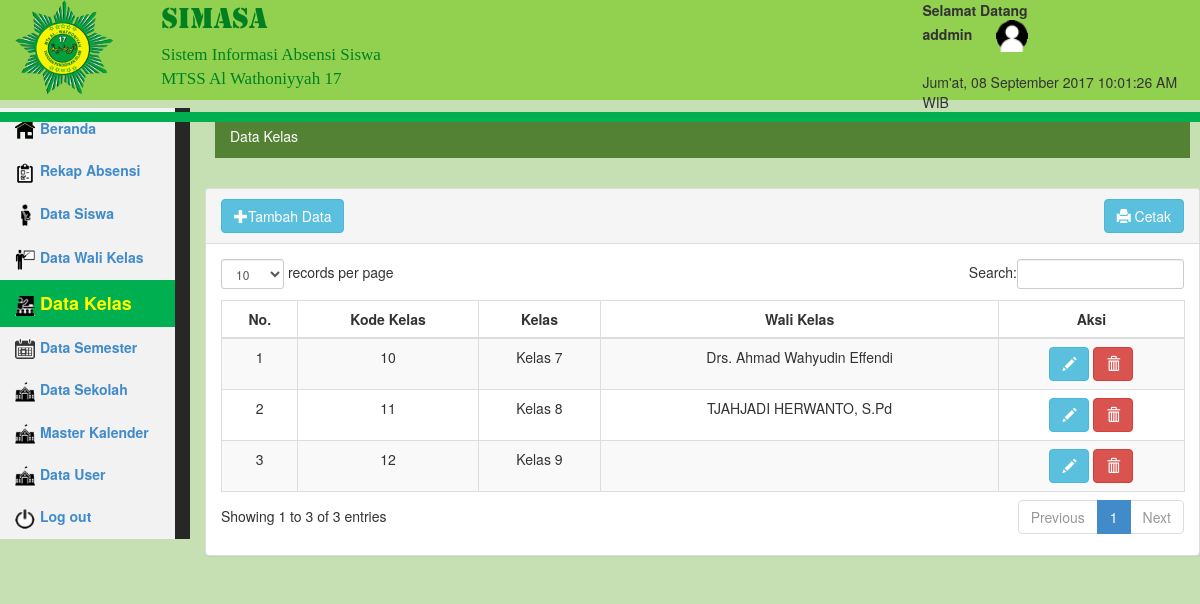
The app's page /media.php?module=kelas (signed in) with its own data.
### tables this page shows
CREATE TABLE `kelas` (
  `idk` int(10) NOT NULL AUTO_INCREMENT,
  `id_kelas` int(10) NOT NULL,
  `nama_kelas` varchar(50) NOT NULL,
  `idw` int(11) DEFAULT NULL,
  PRIMARY KEY (`idk`),
  KEY `idk` (`idk`)
);

CREATE TABLE `wali_kelas` (
  `idw` int(10) NOT NULL AUTO_INCREMENT,
  `nip` varchar(50) NOT NULL,
  `nama` varchar(100) NOT NULL,
  `jk` varchar(3) NOT NULL,
  `alamat` text NOT NULL,
  `email` text,
  `idk` int(10) NOT NULL,
  `idu` int(11) DEFAULT NULL,
  `pass` text NOT NULL,
  PRIMARY KEY (`idw`),
  KEY `idk` (`idk`)
);

### module/kelas/kelas_data.php (the view, shortened to what this page needs)
<link rel="stylesheet" href="css/beranda.css">
<div class="row" style="margin:10px">
   <div id="">
        <ol class="breadcrumb">
            <li class="link_breadcrumb" href="#">Data Kelas </li>
        </ol>
    </div>
</div>
<div class="row">
    <div class="col-lg-12">
        <div class="panel panel-default">
            <div class="panel-heading">
                <a href="?module=kelas_input&act=input">
                    <button class="btn btn-info"><span class="glyphicon glyphicon-plus"></span>Tambah Data</button>
                </a>
                <a href="module/kelas/kelas_cetak.php" target="_blank">
                    <button class="btn btn-info float_right"><span class="glyphicon glyphicon-print"></span> Cetak</button>
                </a>
            </div>
            <div class="panel-body">
                <div class="table-responsive">
                    <table class="table table-striped table-bordered table-hover" id="table_data">
                        <thead>
                            <tr>
                                <th class="text-center">No.</th>
                                <th class="text-center">Kode Kelas</th>
                                <th class="text-center">Kelas</th>
                                <th class="text-center">Wali Kelas</th>
                                <th class="text-center">Aksi</th>
                            </tr>
                        </thead>
                        <tbody>
                            <?php
                                include("config/conn.php");
                                $no=1;
                                $query_kelas=mysqli_query($conn, "SELECT kelas.*, wali_kelas.nama FROM kelas LEFT JOIN wali_kelas on wali_kelas.idw = kelas.idw");
                                while($res_kelas = mysqli_fetch_array($query_kelas)){
                                    ?>
                                        <tr class="odd gradeX">
                                        <td class="text-center"><?php echo $no;  ?></td>
                                        <td class="text-center"><?php echo $res_kelas['idk'];  ?></td>
                                        <td class="text-center"><?php echo $res_kelas['nama_kelas'];  ?></td>
                                        <td class="text-center"><?php echo $res_kelas['nama'];  ?></td>
                                        <td class="text-center">
                                            <a href="./././media.php?module=kelas_input&act=edit&idk=<?php echo $res_kelas['idk'] ?>">
                                                <button type="button" class="btn btn-info"><span class="glyphicon glyphicon-pencil"></button>
                                            </a>
                                                <button onclick="hapus_data(<?php echo $res_kelas['idk'] ?>)" type="button" class="btn btn-danger"><span class="glyphicon glyphicon-trash"></button>
                                        </td>
                                    </tr>
                                <?php
                                $no++;
                                }
                                ?>
                        </tbody>
                    </table>
                </div>
            </div>
        </div>
    </div>
</div>

### css/sb-admin.css (style rules this page uses)
body { padding-top: 100px; background-color: #f8f8f8; }
@media (min-width:768px) { body { padding-top: 50px; } }

### css/media.css (style rules this page uses)
.float_right { float: right; }

### css/beranda.css (style rules this page uses)
.breadcrumb { background-color: #548235; height: 40px; border-radius: 0px; }
.link_breadcrumb { color: #ffffff; }

### records on screen
kelas: idk "10", nama_kelas "Kelas 7", wali_kelas.nama "Drs. Ahmad Wahyudin Effendi"
kelas: idk "11", nama_kelas "Kelas 8", wali_kelas.nama "TJAHJADI HERWANTO, S.Pd"
kelas: idk "12", nama_kelas "Kelas 9"

### other values on screen
$_SESSION['nama_login'] "addmin"
$hari "Jum'at"
